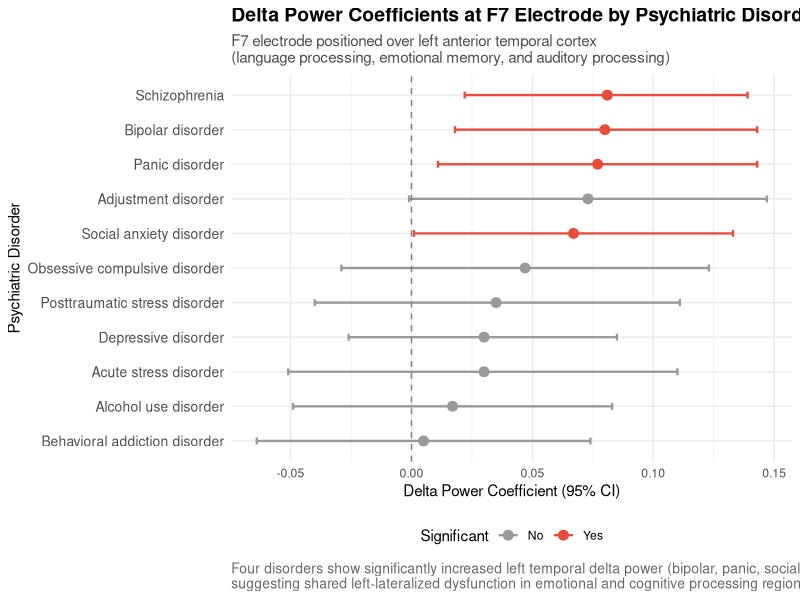
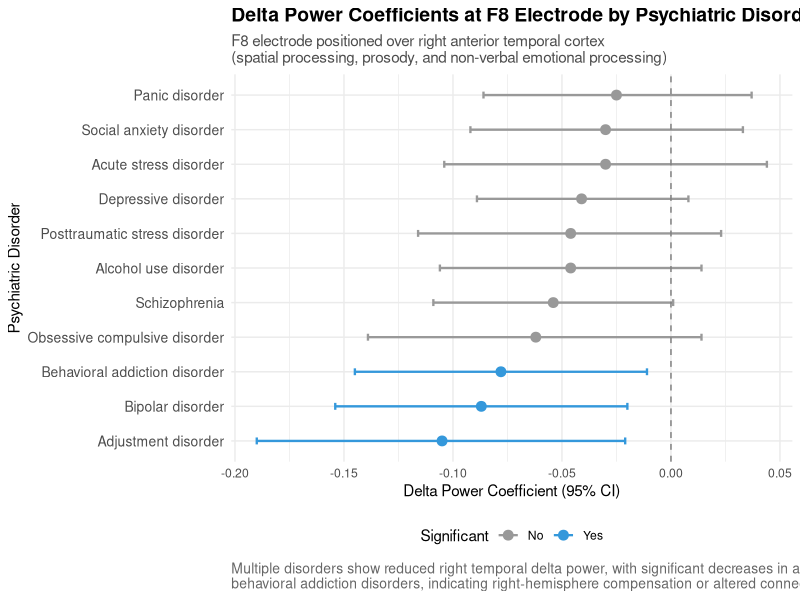

Reproduce these figures in R, in order.
## ---- chunk 1
# Load required libraries
library(ggplot2)
library(dplyr)

# Create the coefficient data for F7 and F8 electrodes
coeff_data <- data.frame(
  disorder = c("Acute stress disorder", "Adjustment disorder", "Alcohol use disorder", 
               "Behavioral addiction disorder", "Bipolar disorder", "Depressive disorder",
               "Obsessive compulsive disorder", "Panic disorder", "Posttraumatic stress disorder",
               "Schizophrenia", "Social anxiety disorder"),
  
  # F7 electrode data
  f7_estimate = c(0.030, 0.073, 0.017, 0.005, 0.080, 0.030, 0.047, 0.077, 0.035, 0.081, 0.067),
  f7_conf_low = c(-0.051, -0.001, -0.049, -0.064, 0.018, -0.026, -0.029, 0.011, -0.040, 0.022, 0.001),
  f7_conf_high = c(0.110, 0.147, 0.083, 0.074, 0.143, 0.085, 0.123, 0.143, 0.111, 0.139, 0.133),
  
  # F8 electrode data  
  f8_estimate = c(-0.030, -0.105, -0.046, -0.078, -0.087, -0.041, -0.062, -0.025, -0.046, -0.054, -0.030),
  f8_conf_low = c(-0.104, -0.190, -0.106, -0.145, -0.154, -0.089, -0.139, -0.086, -0.116, -0.109, -0.092),
  f8_conf_high = c(0.044, -0.021, 0.014, -0.011, -0.020, 0.008, 0.014, 0.037, 0.023, 0.001, 0.033)
)

# Add significance indicators
coeff_data$f7_significant <- !(coeff_data$f7_conf_low <= 0 & coeff_data$f7_conf_high >= 0)
coeff_data$f8_significant <- !(coeff_data$f8_conf_low <= 0 & coeff_data$f8_conf_high >= 0)

# Create F7 plot
f7_plot <- ggplot(coeff_data, aes(x = reorder(disorder, f7_estimate), y = f7_estimate)) +
  geom_point(aes(color = f7_significant), size = 3) +
  geom_errorbar(aes(ymin = f7_conf_low, ymax = f7_conf_high, color = f7_significant), 
                width = 0.2, size = 0.8) +
  geom_hline(yintercept = 0, linetype = "dashed", color = "gray50") +
  scale_color_manual(values = c("FALSE" = "gray60", "TRUE" = "#e74c3c"), 
                     name = "Significant", labels = c("No", "Yes")) +
  coord_flip() +
  labs(
    title = "Delta Power Coefficients at F7 Electrode by Psychiatric Disorder",
    subtitle = "F7 electrode positioned over left anterior temporal cortex\n(language processing, emotional memory, and auditory processing)",
    x = "Psychiatric Disorder",
    y = "Delta Power Coefficient (95% CI)",
    caption = "Four disorders show significantly increased left temporal delta power (bipolar, panic, social anxiety, schizophrenia),\nsuggesting shared left-lateralized dysfunction in emotional and cognitive processing regions."
  ) +
  theme_minimal() +
  theme(
    plot.title = element_text(size = 14, face = "bold"),
    plot.subtitle = element_text(size = 11, color = "gray30"),
    plot.caption = element_text(size = 10, color = "gray40", hjust = 0),
    axis.text.y = element_text(size = 10),
    legend.position = "bottom"
  )

# Create F8 plot
f8_plot <- ggplot(coeff_data, aes(x = reorder(disorder, f8_estimate), y = f8_estimate)) +
  geom_point(aes(color = f8_significant), size = 3) +
  geom_errorbar(aes(ymin = f8_conf_low, ymax = f8_conf_high, color = f8_significant), 
                width = 0.2, size = 0.8) +
  geom_hline(yintercept = 0, linetype = "dashed", color = "gray50") +
  scale_color_manual(values = c("FALSE" = "gray60", "TRUE" = "#3498db"), 
                     name = "Significant", labels = c("No", "Yes")) +
  coord_flip() +
  labs(
    title = "Delta Power Coefficients at F8 Electrode by Psychiatric Disorder",
    subtitle = "F8 electrode positioned over right anterior temporal cortex\n(spatial processing, prosody, and non-verbal emotional processing)",
    x = "Psychiatric Disorder",
    y = "Delta Power Coefficient (95% CI)",
    caption = "Multiple disorders show reduced right temporal delta power, with significant decreases in adjustment and\nbehavioral addiction disorders, indicating right-hemisphere compensation or altered connectivity patterns."
  ) +
  theme_minimal() +
  theme(
    plot.title = element_text(size = 14, face = "bold"),
    plot.subtitle = element_text(size = 11, color = "gray30"),
    plot.caption = element_text(size = 10, color = "gray40", hjust = 0),
    axis.text.y = element_text(size = 10),
    legend.position = "bottom"
  )

# Display the plots
print(f7_plot)
print(f8_plot)
